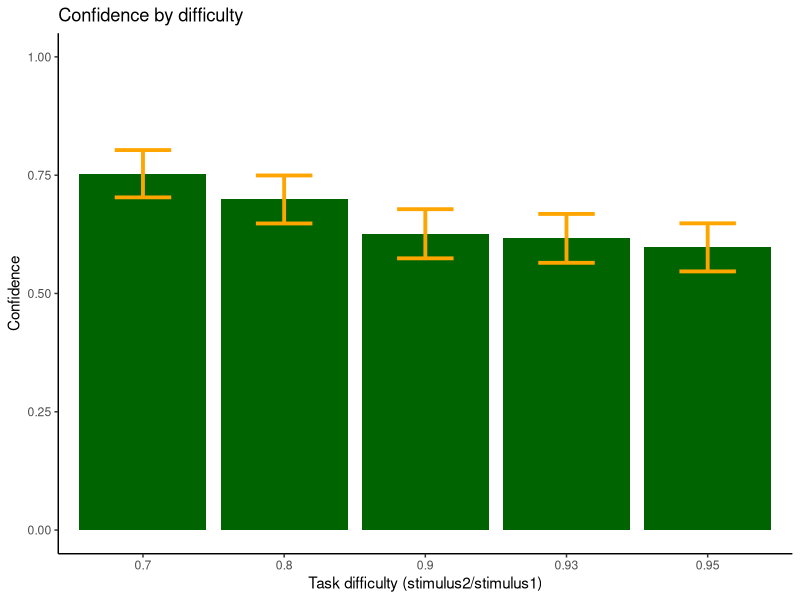
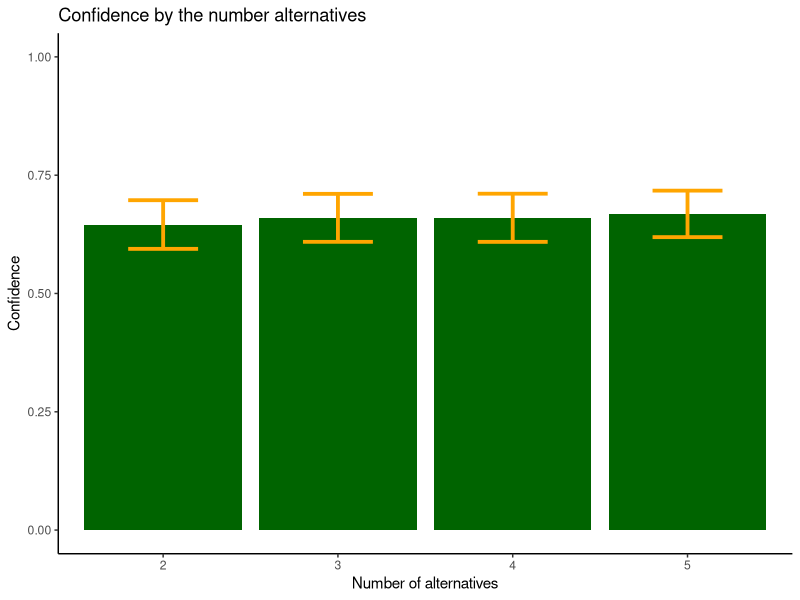
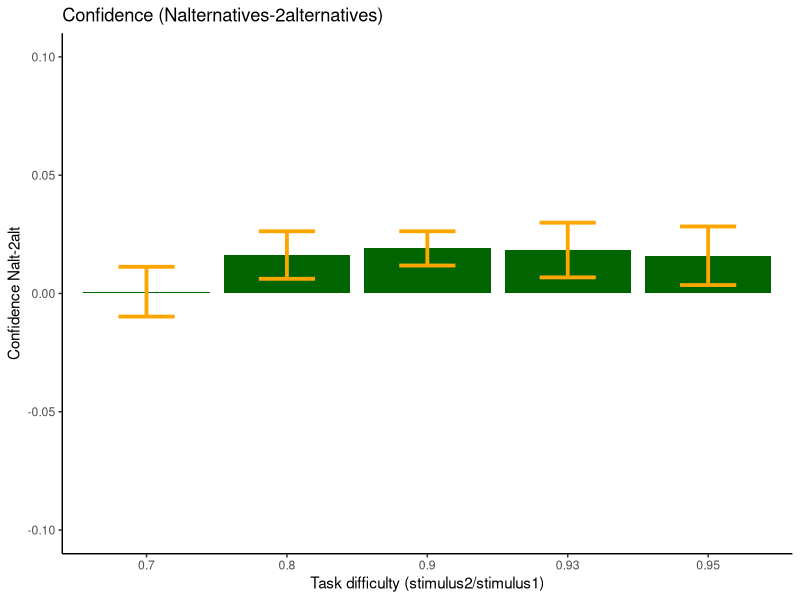

Source code (R) for these figures, in order:
library(tidyverse)

# -------------------------------------------------------------------------------------------------

data <- read.csv2('data_experiment2.csv')
data <- as_tibble(data)
data$Correct = as.logical(data$Correct)

# ----------------------------------------------------------------------------------------------------

####---- confidence by difficulty ----####

data %>%
  group_by(Nsujeto, StimVal) %>%  
  summarize(conf = mean(Confidence)) %>% 
  ggplot(aes(x=as.factor(StimVal),
             y=conf))+
  stat_summary(fun.data = mean_se,
               geom='bar', fill='darkgreen')+
  stat_summary(fun.data = mean_se,
               geom='errorbar', color='orange', width=0.4, size=1.3)+
  ylim(c(0,1))+
  xlab('Task difficulty (stimulus2/stimulus1)')+
  ylab('Confidence')+
  ggtitle('Confidence by difficulty')+
  theme_classic()

####---- confidence by amount of alternatives ----####

data %>%
  group_by(Nsujeto, Nalternativas) %>%
  summarize(conf=mean(Confidence)) %>%
  ggplot(aes(x=as.factor(Nalternativas),
             y=conf))+
  stat_summary(fun.data = mean_se,
               geom='bar', fill='darkgreen')+
  stat_summary(fun.data = mean_se,
               geom='errorbar', color='orange', width=0.4, size=1.3)+
  ylim(c(0,1))+
  xlab('Number of alternatives')+
  ylab('Confidence')+
  ggtitle('Confidence by the number alternatives')+
  theme_classic()

####---- confidence N alternatives - 2 alternatives ----####

levels <- sort(unique(data$StimVal))
nsubj  <- max(data$Nsujeto)
conf_data <- matrix(NA, nsubj, 5) # 5 levels of difficulty

for(i in 1:nsubj){
  subj <- data[data$Nsujeto==i,]
  temp <- c()  
  
  for(j in levels){
    indx3 <- which(subj$StimVal==j & subj$Nalternativas==3)  ## change here to see the subtraction between N and 2 alt
    indx2 <-  which(subj$StimVal==j & subj$Nalternativas==2)
    temp <- c(temp, mean(subj[indx3,]$Confidence)-mean(subj[indx2,]$Confidence))
  }
  
  conf_data[i,] <- temp
  
}

# standard error of mean 
level1 <- mean_se(conf_data[,1])
level2 <- mean_se(conf_data[,2])
level3 <- mean_se(conf_data[,3])
level4 <- mean_se(conf_data[,4])
level5 <- mean_se(conf_data[,5])

# plot
graphdata <- data.frame(names = levels, 
                        values = colMeans(conf_data))

graphdata %>%
  ggplot(aes(x=as.factor(levels),y=values))+
  geom_col(fill='darkgreen')+
  geom_errorbar(aes(x=as.factor(levels), ymin=c(level1$ymin, level2$ymin, level3$ymin,
                                                level4$ymin, level5$ymin), 
                    ymax=c(level1$ymax,level2$ymax,level3$ymax, level4$ymax, level5$ymax)),
                width=0.4, size=1.3, color='orange')+
  ylim(c(-0.1,0.1))+
  ggtitle('Confidence (Nalternatives-2alternatives)')+
  ylab('Confidence Nalt-2alt')+
  xlab('Task difficulty (stimulus2/stimulus1)')+
  theme_classic()
